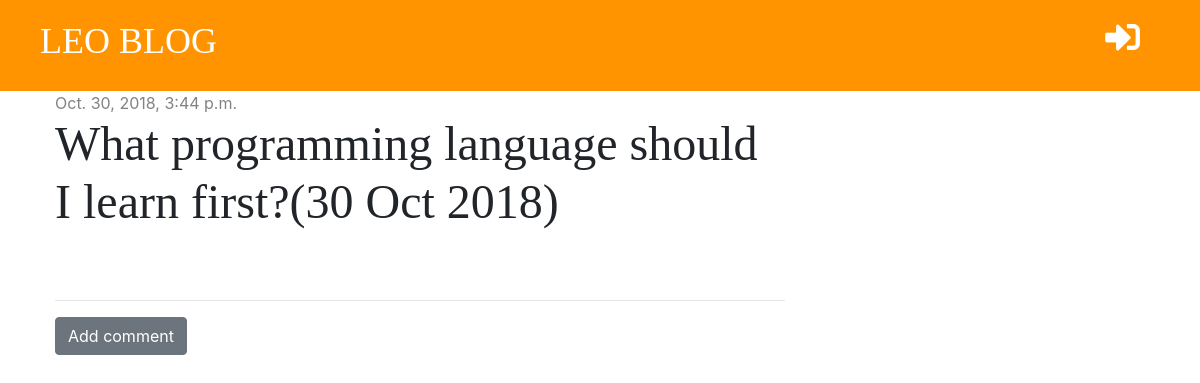
The app's page /post/1/ with its own data.
### blog/models.py (models this page shows, shortened)
class Post(models.Model):
    author = models.ForeignKey('auth.User', on_delete=models.CASCADE)
    title = models.CharField(max_length=200)
    text = models.TextField()
    created_date = models.DateTimeField(default=timezone.now)
    published_date = models.DateTimeField(blank=True, null=True)

### blog/views.py (the view)
# urls.py: path('post/<int:pk>/', views.post_detail, name='post_detail'),
def post_detail(request, pk):
    post = get_object_or_404(Post, pk=pk)
    stuff_for_frontend = {'post': post}
    return render(request, 'blog/post_detail.html', stuff_for_frontend)

### blog/templatetags/markdownify.py (called while the page is built)
@register.filter
def markdown(value):
    renderer = HighlightRenderer()
    markdown = mistune.Markdown(renderer=renderer)
    return markdown(value)

### blog/templates/blog/post_detail.html (shortened to what this page needs)
{% extends 'blog/base.html' %}
{% load markdownify %}
{% block content %}
    <div class="post">
        {% if post.published_date %}
            <div class="date">
                {{ post.published_date }}
            </div>
        {% else %}
            <a href="{% url 'post_publish' pk=post.pk %}" class="btn btn-primary">Publish</a>
        {% endif %}
        <h1>{{ post.title }}</h1>
    </div>
    <hr>
    <a href="{% url 'add_comment_to_post' pk=post.pk %}" class="btn btn-secondary">Add comment</a>
{% endblock %}

### blog/static/css/blog.css (style rules this page uses)
h1, h2, h3, h4 { font-family: 'tangerine', 'Inconsolata', 'Droid Sans', serif; font-size: 48px; }
.date { color: #828282; }
.post { margin-bottom: 70px; }

### records on screen
Post: published_date "Oct. 30, 2018, 3:44 p.m.", title "What programming language should I learn first?(30 Oct 2018)"
